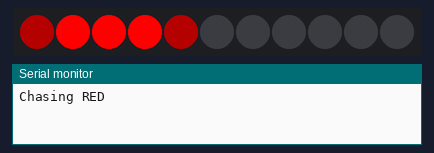
Recording of a sketch running on a simulated ESP32. Parts: 11 RGB LEDs in strip order, left to right, the last lines printed to the serial monitor.

Above: at 0.15 s.
At 1.05 s:
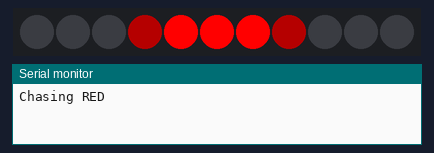
At 1.9 s:
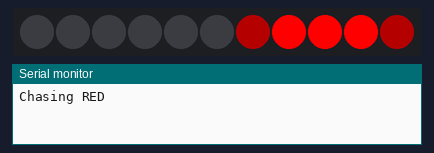
At 2.55 s:
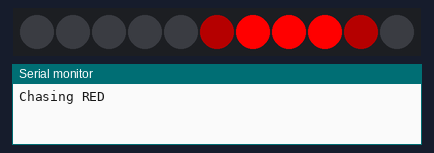
At 3.45 s:
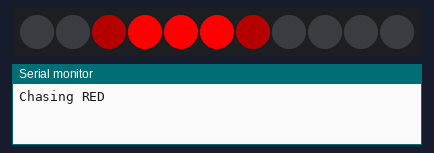
At 4.65 s:
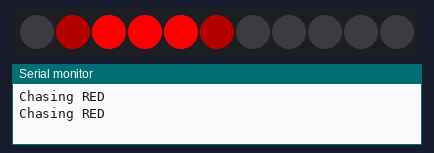

The sketch:

sk6812chasingled.ino
```cpp
/*
*sk6812 grbw
esp32 dev module
bufferconverter 5v
scantime change to uint16 for greater values
status working maar leds sk6812 te ver uiteen
*/


#include <Adafruit_NeoPixel.h>

#define PIN 16
#define NUM_LEDS 11
#define NR_OF_CHASING_LEDS 5 // <-- DEFINE YOUR CHASE SIZE HERE (e.g., 3, 5, 7)
#define scantime 300

// Use NEO_GRBW for SK6812 RGBW strips
Adafruit_NeoPixel strip = Adafruit_NeoPixel(NUM_LEDS, PIN, NEO_GRBW + NEO_KHZ800);

void setup() {
  Serial.begin(9600);
  strip.begin();
  strip.show(); // Initialize all pixels to 'off'
}

void loop() {
  Serial.println("Chasing RED");
  // Pass R=255, G=0, B=0 to the function
  chasingVariableSize(strip.Color(255, 0, 0), scantime);

  // Serial.println("Chasing GREEN");
  // // Pass R=0, G=255, B=0 to the function
  // chasingVariableSize(strip.Color(0, 255, 0), scantime);

  // Serial.println("Chasing BLUE");
  // // Pass R=0, G=0, B=255 to the function
  // chasingVariableSize(strip.Color(0, 0, 255),scantime);

  // // To create a true, bright white on an RGBW strip,
  // // simply pass R=255, G=255, B=255. The Adafruit library
  // // intelligently uses the dedicated White LED channel (W)
  // // for this.
  // Serial.println("Chasing TRUE WHITE");
  // chasingVariableSize(strip.Color(255, 255, 255),scantime);
}


// --- Variable Chasing Function (remains unchanged) ---
void chasingVariableSize(uint32_t brightColor, uint16_t wait) {
  // Extract RGB components from the bright color to create a dim version
  // We divide the brightness by a factor (e.g., 4) for the outer LEDs
  uint8_t r = (brightColor >> 16) & 0xFF;
  uint8_t g = (brightColor >>  8) & 0xFF;
  uint8_t b = (brightColor >>  0) & 0xFF;

  uint32_t dimColor = strip.Color(r/4, g/4, b/4);

  for (int i = 0; i <= strip.numPixels() - NR_OF_CHASING_LEDS; i++) {
    strip.clear();
    for(int j = 0; j < NR_OF_CHASING_LEDS; j++) {
      int currentPixel = i + j;
      if (j == 0 || j == (NR_OF_CHASING_LEDS - 1)) {
        strip.setPixelColor(currentPixel, dimColor);
      } else {
        strip.setPixelColor(currentPixel, brightColor);
      }
    }
    strip.show();
    delay(wait);
  }

  for (int i = strip.numPixels() - NR_OF_CHASING_LEDS; i >= 0; i--) {
    strip.clear();
    for(int j = 0; j < NR_OF_CHASING_LEDS; j++) {
      int currentPixel = i + j;
      if (j == 0 || j == (NR_OF_CHASING_LEDS - 1)) {
        strip.setPixelColor(currentPixel, dimColor);
      } else {
        strip.setPixelColor(currentPixel, brightColor);
      }
    }
    strip.show();
    delay(wait);
  }
}
// Existing colorWipe and theaterChase functions can be added below if needed.
```

Measured:
- by itself, everything shown: repeats every 4.2 s, in 12 steps
- what the display in image 2 shows lasts 0.6 s, from 1.8 s to 2.4 s
